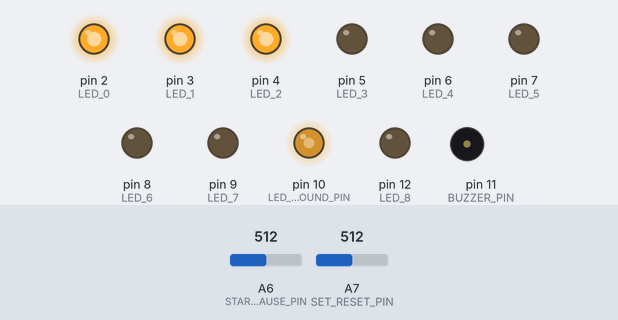
Bench run of a program on a simulated Arduino Uno, built with avr-gcc and run on an emulated ATmega328P. Shown: output pins drawn as LEDs (lit = HIGH), buzzer (waves = sounding). Inputs (shaded band) come from the test bench; at power-on: A6 (START_PAUSE_PIN) = 512, A7 (SET_RESET_PIN) = 512.

Above: at 1.2 s.
1.3 s: A6 (START_PAUSE_PIN) set to 529
At 1.37 s:
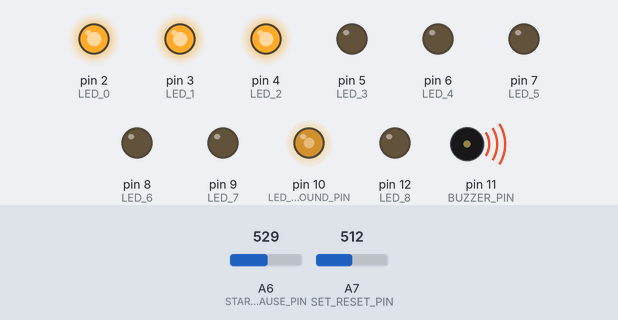
4.3 s: A6 (START_PAUSE_PIN) set to 511
At 5.6 s:
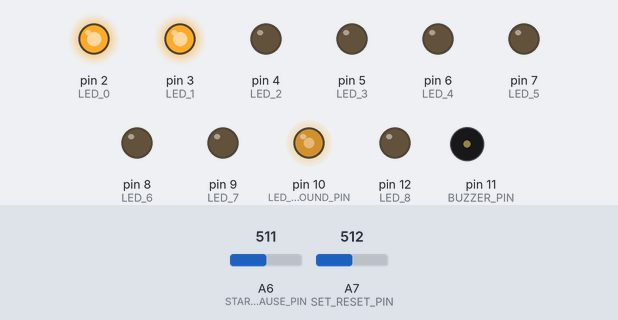
5.8 s: A6 (START_PAUSE_PIN) set to 716
At 5.87 s:
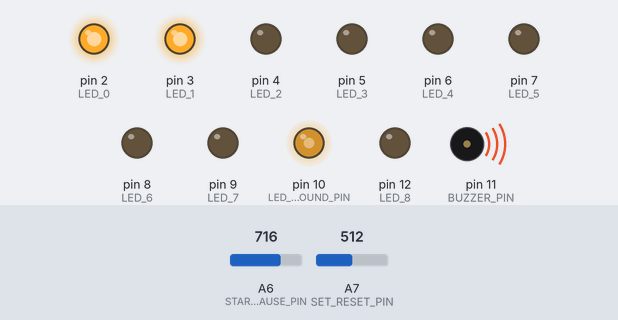
8.8 s: A7 (SET_RESET_PIN) set to 716
At 9.47 s:
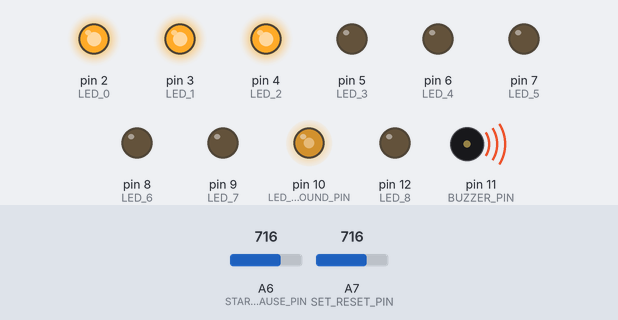
Timing chart, 0 to 12.8 s (numbered marks = the images above; inputs shaded):
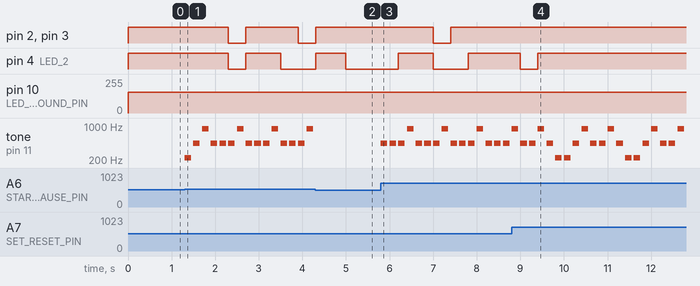

Measured:
- the behaviour switches between 512 and 513 on A6 (START_PAUSE_PIN) (found by bisection; images 0 and 1)
- after the input at 1.3 s, pin 2 (LED_0), pin 3 (LED_1): HIGH → LOW after 1.0 s, → HIGH 0.40 s later, → LOW 1.2 s later
- after the input at 4.3 s, pin 2 (LED_0), pin 3 (LED_1): goes on until 4.3 s, then stays HIGH; tone on pin 11 (BUZZER_PIN): stops changing and stays silent
- after the input at 5.8 s, pin 2 (LED_0), pin 3 (LED_1): HIGH → LOW after 1.2 s, → HIGH 0.40 s later; tone on pin 11 (BUZZER_PIN): silent → 440 Hz at once, then repeats every 0.80 s: 2 × (silent 0.05 s, 440 Hz 0.15 s), silent 0.05 s, 880 Hz 0.15 s, silent 0.05 s, 440 Hz 0.15 s
- after the input at 8.8 s, pin 2 (LED_0): stops changing and stays HIGH; pin 3 (LED_1): stays HIGH (without the input it goes to LOW after 0.60 s)

The program:

main.cpp
```cpp
#include "Arduino.h"

const int BUZZER_PIN = 11;

const int LED_GROUND_PIN = 10;
const int LED_8 = 12;
const int LED_7 = 9;
const int LED_6 = 8;
const int LED_5 = 7;
const int LED_4 = 6;
const int LED_3 = 5;
const int LED_2 = 4;
const int LED_1 = 3;
const int LED_0 = 2;

const int START_PAUSE_PIN = A6;
const int SET_RESET_PIN= A7;

void setup()
{

  pinMode(BUZZER_PIN, OUTPUT);

  pinMode(LED_0, OUTPUT);
  pinMode(LED_1, OUTPUT);
  pinMode(LED_2, OUTPUT);
  pinMode(LED_3, OUTPUT);
  pinMode(LED_4, OUTPUT);
  pinMode(LED_5, OUTPUT);
  pinMode(LED_6, OUTPUT);
  pinMode(LED_7, OUTPUT);
  pinMode(LED_8, OUTPUT);
  pinMode(LED_8, OUTPUT);
  pinMode(LED_GROUND_PIN, OUTPUT);


}

int state = 0; // 0:init 1:running 2:finished 3:paused
int time_left_setting = 1;
long time_left = 15L * 1000;
long total_time = 45L * 1000;


long last_millis = -1;

void setTimer(int t) {
  time_left = t * 1000L;
  last_millis = -1;
}

void upateTime() {
  if (last_millis != -1 && state == 1) {
    time_left -= (millis() - last_millis);
  }


  last_millis = millis();
}

void writeLeds()
{
  bool flash_state = (millis() / (state == 3 ? 300 : 1000)) % 2 == 0;


  if (state == 0) {
    float percent_left = max(0.0, float(time_left) / float(total_time));

    float percent_unit = 1.0 / 9.0;

    digitalWrite(LED_0, percent_left > percent_unit * 0 ? HIGH : LOW);
    digitalWrite(LED_1, percent_left > percent_unit * 1 ? HIGH : LOW);
    digitalWrite(LED_2, percent_left > percent_unit * 2 ? HIGH : LOW);
    digitalWrite(LED_3, percent_left > percent_unit * 3 ? HIGH : LOW);
    digitalWrite(LED_4, percent_left > percent_unit * 4 ? HIGH : LOW);
    digitalWrite(LED_5, percent_left > percent_unit * 5 ? HIGH : LOW);
    digitalWrite(LED_6, percent_left > percent_unit * 6 ? HIGH : LOW);
    digitalWrite(LED_7, percent_left > percent_unit * 7 ? HIGH : LOW);
    digitalWrite(LED_8, percent_left > percent_unit * 8 ? HIGH : LOW);


    return;
  }

  if (state == 3) {
    float percent_left = max(0.0, float(time_left) / float(total_time));

    float percent_unit = 1.0 / 9.0;

    digitalWrite(LED_0, percent_left > percent_unit * 0 && flash_state ? HIGH : LOW);
    digitalWrite(LED_1, percent_left > percent_unit * 1 && flash_state ? HIGH : LOW);
    digitalWrite(LED_2, percent_left > percent_unit * 2 && flash_state ? HIGH : LOW);
    digitalWrite(LED_3, percent_left > percent_unit * 3 && flash_state ? HIGH : LOW);
    digitalWrite(LED_4, percent_left > percent_unit * 4 && flash_state ? HIGH : LOW);
    digitalWrite(LED_5, percent_left > percent_unit * 5 && flash_state ? HIGH : LOW);
    digitalWrite(LED_6, percent_left > percent_unit * 6 && flash_state ? HIGH : LOW);
    digitalWrite(LED_7, percent_left > percent_unit * 7 && flash_state ? HIGH : LOW);
    digitalWrite(LED_8, percent_left > percent_unit * 8 && flash_state ? HIGH : LOW);

    return;
  }

  if (state == 1) {
    float percent_left = max(0.0, float(time_left) / float(total_time));

    float percent_unit = 1.0 / 9.0;

    int lastLed = floor(percent_left / percent_unit);

    digitalWrite(LED_0, percent_left > percent_unit * 0 && (lastLed != 0 || flash_state)? HIGH : LOW);
    digitalWrite(LED_1, percent_left > percent_unit * 1 && (lastLed != 1 || flash_state)? HIGH : LOW);
    digitalWrite(LED_2, percent_left > percent_unit * 2 && (lastLed != 2 || flash_state)? HIGH : LOW);
    digitalWrite(LED_3, percent_left > percent_unit * 3 && (lastLed != 3 || flash_state)? HIGH : LOW);
    digitalWrite(LED_4, percent_left > percent_unit * 4 && (lastLed != 4 || flash_state)? HIGH : LOW);
    digitalWrite(LED_5, percent_left > percent_unit * 5 && (lastLed != 5 || flash_state)? HIGH : LOW);
    digitalWrite(LED_6, percent_left > percent_unit * 6 && (lastLed != 6 || flash_state)? HIGH : LOW);
    digitalWrite(LED_7, percent_left > percent_unit * 7 && (lastLed != 7 || flash_state)? HIGH : LOW);
    digitalWrite(LED_8, percent_left > percent_unit * 8 && (lastLed != 8 || flash_state)? HIGH : LOW);

    return;
  }


  if (state == 2) {
    float percent_left = abs(sin(millis() / 600.0));
    float percent_unit = 1.0 / 9.0;

    digitalWrite(LED_0, percent_left > percent_unit * 0 ? HIGH : LOW);
    digitalWrite(LED_1, percent_left > percent_unit * 1 ? HIGH : LOW);
    digitalWrite(LED_2, percent_left > percent_unit * 2 ? HIGH : LOW);
    digitalWrite(LED_3, percent_left > percent_unit * 3 ? HIGH : LOW);
    digitalWrite(LED_4, percent_left > percent_unit * 4 ? HIGH : LOW);
    digitalWrite(LED_5, percent_left > percent_unit * 5 ? HIGH : LOW);
    digitalWrite(LED_6, percent_left > percent_unit * 6 ? HIGH : LOW);
    digitalWrite(LED_7, percent_left > percent_unit * 7 ? HIGH : LOW);
    digitalWrite(LED_8, percent_left > percent_unit * 8 ? HIGH : LOW);

    return;
  }
}

void sound_end() {
  tone(11, 220 * 1.68, 150);
  delay(200);
  tone(11, 440, 150);
  delay(200);
  tone(11, 440 * 1.68, 150);
  delay(200);
  tone(11, 880, 400);
  delay(400);
}

void sound_start() {
  tone(11, 220, 150);
  delay(200);
  tone(11, 440, 150);
  delay(200);
  tone(11, 880, 150);
  delay(200);
}

void sound_pause() {
  tone(11, 440, 150);
  delay(200);
  tone(11, 440, 150);
  delay(200);
}

void sound_resume() {
  tone(11, 440, 150);
  delay(200);
  tone(11, 880, 150);
  delay(200);
}

void sound_reset() {
  tone(11, 880, 150);
  delay(200);
  tone(11, 440, 150);
  delay(200);
  tone(11, 220, 150);
  delay(200);
}

void sound_restart() {
  tone(11, 880, 150);
  delay(200);
}

void sound_set() {
  tone(11, 880, 150);
  delay(200);
}

void set_time_to_setting() {
    if (time_left_setting == 1){
      setTimer(15);
      writeLeds();
    }else if (time_left_setting == 2){
      setTimer(30);
      writeLeds();
    }else if (time_left_setting == 3){
      setTimer(45);
      writeLeds();
    }
}

void loop()
{

  upateTime();

  analogWrite(LED_GROUND_PIN, 155.0);


  if (state == 0 && analogRead(START_PAUSE_PIN) > 512) {
    sound_start();
    state = 1;
  } else if (state == 0 && analogRead(SET_RESET_PIN) > 512) {
    if (time_left_setting == 1){
      time_left_setting = 2;
    }else if (time_left_setting == 2){
      time_left_setting = 3;
    }else if (time_left_setting == 3){
      time_left_setting = 1;
    }

    set_time_to_setting();
    sound_set();
  }else if (state == 1 && analogRead(START_PAUSE_PIN) > 512) {
    state = 3;
    sound_pause();
  }else if (state == 1 && (time_left < 0)) {
    state = 2;
    sound_end();
  }else if (state == 3 && analogRead(SET_RESET_PIN) > 512) {
    state = 0;
    set_time_to_setting();
    sound_reset();
  }else if (state == 2 && (analogRead(SET_RESET_PIN) > 512 || analogRead(START_PAUSE_PIN) > 512)) {
    state = 0;
    set_time_to_setting();
    sound_restart();
  }else if (state == 3 && analogRead(START_PAUSE_PIN) > 512) {
    state = 1;
    sound_resume();
  }


  writeLeds();


}
```
